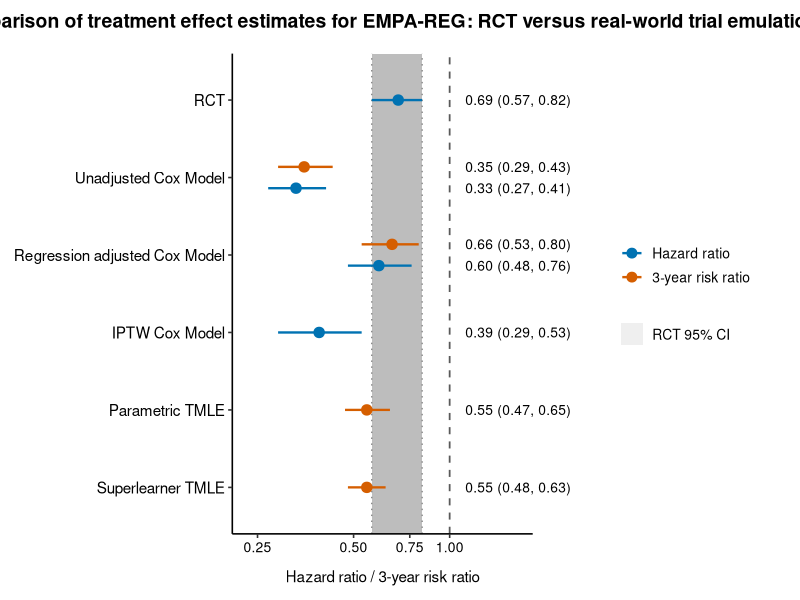
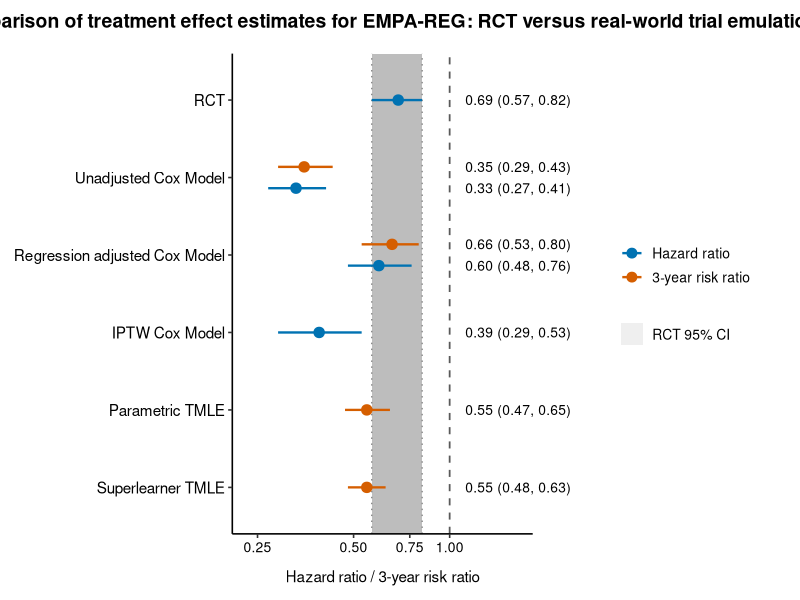
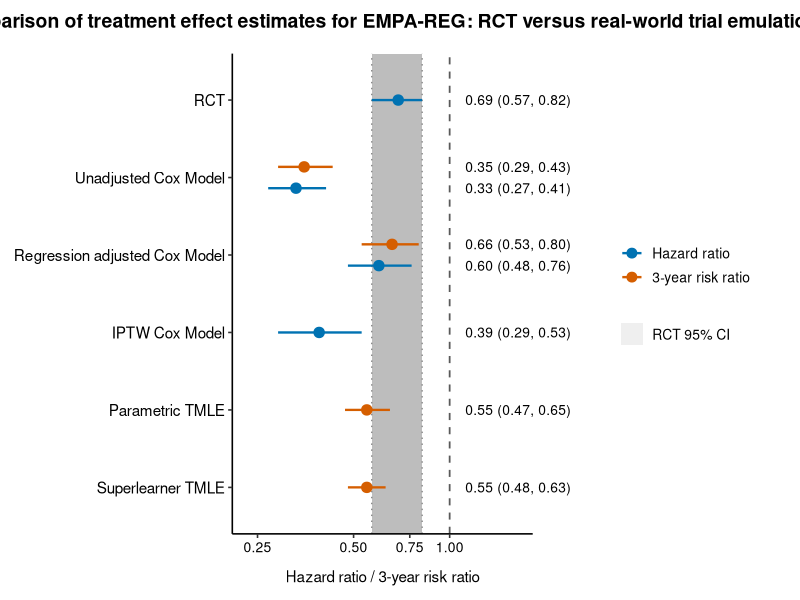
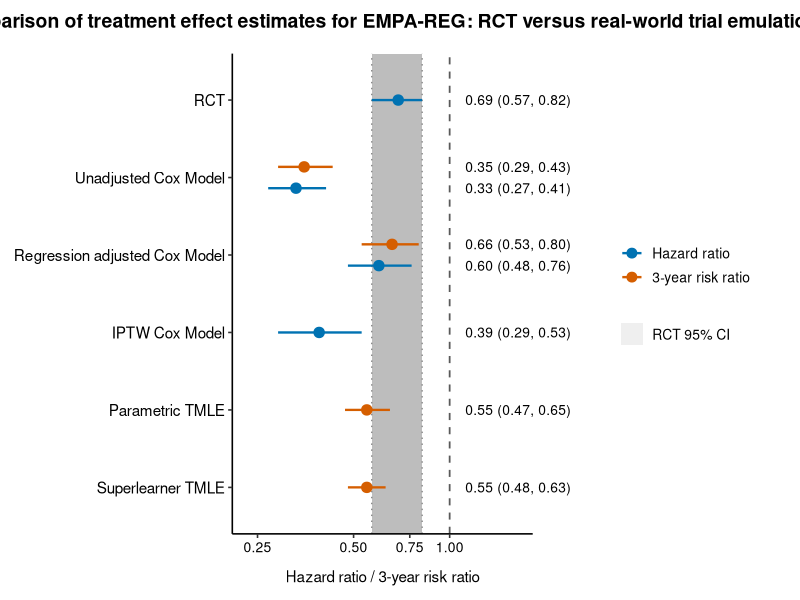

Write R code to recreate these figures, in order.
# =============================================================================
# FOREST PLOT: EMPA-REG RCT VS REAL-WORLD TRIAL EMULATION
# =============================================================================

library(ggplot2)
library(dplyr)
library(tibble)


# =============================================================================
# 1. DATA
# =============================================================================

forest_data <- tribble(
  ~method,                          ~measure, ~estimate, ~lower, ~upper,
  "RCT",                            "HR",      0.69,      0.57,   0.82,
  "Unadjusted Cox Model",           "HR",      0.33,      0.27,   0.41,
  "Unadjusted Cox Model",           "RR",      0.35,      0.29,   0.43,
  "Regression adjusted Cox Model",  "HR",      0.60,      0.48,   0.76,
  "Regression adjusted Cox Model",  "RR",      0.66,      0.53,   0.80,
  "IPTW Cox Model",                 "HR",      0.39,      0.29,   0.53,
  "Parametric TMLE",                "RR",      0.55,      0.47,   0.65,
  "Superlearner TMLE",              "RR",      0.55,      0.48,   0.63
)


# =============================================================================
# 2. FORMAT VARIABLES
# =============================================================================

forest_data <- forest_data %>%
  mutate(
    
    # Order methods from TOP to BOTTOM
    method = factor(
      method,
      levels = rev(c(
        "RCT",
        "Unadjusted Cox Model",
        "Regression adjusted Cox Model",
        "IPTW Cox Model",
        "Parametric TMLE",
        "Superlearner TMLE"
      ))
    ),
    
    # HR first, RR second
    measure = factor(
      measure,
      levels = c("HR", "RR")
    ),
    
    # Effect estimate text
    result_label = sprintf(
      "%.2f (%.2f, %.2f)",
      estimate,
      lower,
      upper
    )
  )


# =============================================================================
# 3. RCT CI LIMITS
# =============================================================================

rct_lower <- 0.57
rct_upper <- 0.82


# =============================================================================
# 4. POSITION HR AND RR WITHIN EACH METHOD
# =============================================================================

pd <- position_dodge(width = 0.55)


# =============================================================================
# 5. FOREST PLOT
# =============================================================================

forest_plot <- ggplot(
  forest_data,
  aes(
    x = estimate,
    y = method,
    colour = measure,
    group = measure
  )
) +
  
  # ---------------------------------------------------------------------------
# SHADED REGION = RCT 95% CI
# ---------------------------------------------------------------------------

geom_rect(
  aes(
    xmin = rct_lower,
    xmax = rct_upper,
    ymin = -Inf,
    ymax = Inf,
    fill = "RCT 95% CI"
  ),
  inherit.aes = FALSE,
  alpha = 0.20,
  colour = NA
) +
  
  # RCT CI boundaries
  geom_vline(
    xintercept = c(rct_lower, rct_upper),
    linetype = "dotted",
    colour = "grey55",
    linewidth = 0.5
  ) +
  
  # ---------------------------------------------------------------------------
# NULL EFFECT
# ---------------------------------------------------------------------------

geom_vline(
  xintercept = 1,
  linetype = "dashed",
  colour = "grey35",
  linewidth = 0.6
) +
  
  # ---------------------------------------------------------------------------
# 95% CONFIDENCE INTERVALS
# ---------------------------------------------------------------------------

geom_errorbarh(
  aes(
    xmin = lower,
    xmax = upper
  ),
  height = 0,
  linewidth = 0.8,
  position = pd
) +
  
  # ---------------------------------------------------------------------------
# POINT ESTIMATES
# ---------------------------------------------------------------------------

geom_point(
  size = 3.2,
  position = pd
) +
  
  # ---------------------------------------------------------------------------
# NUMERICAL ESTIMATES ON RIGHT
# ---------------------------------------------------------------------------

geom_text(
  aes(
    x = 1.12,
    label = result_label
  ),
  position = pd,
  hjust = 0,
  colour = "black",
  size = 3.5,
  show.legend = FALSE
) +
  
  # ---------------------------------------------------------------------------
# LOG SCALE
# ---------------------------------------------------------------------------

scale_x_log10(
  breaks = c(
    0.25,
    0.50,
    0.75,
    1.00
  ),
  labels = c(
    "0.25",
    "0.50",
    "0.75",
    "1.00"
  )
) +
  
  # Space for numerical estimates
  coord_cartesian(
    xlim = c(0.23, 1.65),
    clip = "off"
  ) +
  
  # ---------------------------------------------------------------------------
# HR / RR COLOURS
# ---------------------------------------------------------------------------

scale_colour_manual(
  values = c(
    "HR" = "#0072B2",
    "RR" = "#D55E00"
  ),
  labels = c(
    "HR" = "Hazard ratio",
    "RR" = "3-year risk ratio"
  ),
  name = NULL
) +
  
  # ---------------------------------------------------------------------------
# RCT CI SHADING
# ---------------------------------------------------------------------------

scale_fill_manual(
  values = c(
    "RCT 95% CI" = "grey70"
  ),
  name = NULL
) +
  
  guides(
    colour = guide_legend(
      order = 1,
      override.aes = list(size = 3)
    ),
    fill = guide_legend(
      order = 2
    )
  ) +
  
  # ---------------------------------------------------------------------------
# LABELS
# ---------------------------------------------------------------------------

labs(
  title = paste0(
    "Comparison of treatment effect estimates for EMPA-REG: ",
    "RCT versus real-world trial emulation"
  ),
  x = "Hazard ratio / 3-year risk ratio",
  y = NULL
) +
  
  # ---------------------------------------------------------------------------
# THEME
# ---------------------------------------------------------------------------

theme_classic(base_size = 12) +
  
  theme(
    
    plot.title = element_text(
      size = 14,
      face = "bold",
      hjust = 0.5,
      margin = margin(b = 15)
    ),
    
    axis.text.y = element_text(
      size = 11,
      colour = "black"
    ),
    
    axis.text.x = element_text(
      size = 10,
      colour = "black"
    ),
    
    axis.title.x = element_text(
      size = 11,
      margin = margin(t = 10)
    ),
    
    legend.position = "right",
    
    legend.justification = "center",
    
    legend.title = element_blank(),
    
    legend.text = element_text(
      size = 10
    ),
    
    legend.box.margin = margin(
      l = 45
    ),
    
    plot.margin = margin(
      t = 10,
      r = 30,
      b = 10,
      l = 10
    ),
    
    panel.grid = element_blank()
  )


# =============================================================================
# 6. DISPLAY
# =============================================================================

forest_plot


# =============================================================================
# 7. SAVE
# =============================================================================

ggsave(
  filename = "forest_plot.png",
  plot = forest_plot,
  width = 10,
  height = 5.5,
  dpi = 300
)

ggsave(
  filename = "forest_plot.pdf",
  plot = forest_plot,
  width = 10,
  height = 5.5
)

ggsave(
  filename = "forest_plot.tiff",
  plot = forest_plot,
  width = 10,
  height = 5.5,
  dpi = 600,
  compression = "lzw"
)
